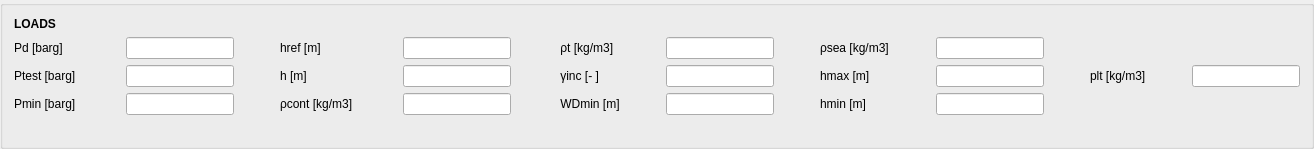
          <widget class="QGroupBox" name="loadsBox">
           <property name="title">
            <string/>
           </property>
           <property name="flat">
            <bool>true</bool>
           </property>
           <layout class="QGridLayout" name="gridLayout_5">
            <item row="0" column="0">
             <widget class="QLabel" name="label_5">
              <property name="font">
               <font>
                <weight>75</weight>
                <bold>true</bold>
               </font>
              </property>
              <property name="text">
               <string>LOADS</string>
              </property>
             </widget>
            </item>
            <item row="1" column="0">
             <layout class="QHBoxLayout" name="horizontalLayout_32">
              <item>
               <layout class="QVBoxLayout" name="verticalLayout_5">
                <item>
                 <layout class="QHBoxLayout" name="horizontalLayout_18">
                  <item>
                   <widget class="QLabel" name="Pd_label">
                    <property name="styleSheet">
                     <string notr="true">selection-background-color: rgb(32, 47, 255);</string>
                    </property>
                    <property name="text">
                     <string>Pd [barg]     </string>
                    </property>
                   </widget>
                  </item>
                  <item>
                   <spacer name="horizontalSpacer_27">
                    <property name="orientation">
                     <enum>Qt::Horizontal</enum>
                    </property>
                    <property name="sizeHint" stdset="0">
                     <size>
                      <width>40</width>
                      <height>20</height>
                     </size>
                    </property>
                   </spacer>
                  </item>
                  <item>
                   <widget class="QLineEdit" name="Pd_lineEdit"/>
                  </item>
                 </layout>
                </item>
                <item>
                 <layout class="QHBoxLayout" name="horizontalLayout_19">
                  <item>
                   <widget class="QLabel" name="Ptest_label">
                    <property name="styleSheet">
                     <string notr="true">selection-background-color: rgb(32, 47, 255);</string>
                    </property>
                    <property name="text">
                     <string>Ptest [barg]</string>
                    </property>
                   </widget>
                  </item>
                  <item>
                   <spacer name="horizontalSpacer_28">
                    <property name="orientation">
                     <enum>Qt::Horizontal</enum>
                    </property>
                    <property name="sizeHint" stdset="0">
                     <size>
                      <width>40</width>
                      <height>20</height>
                     </size>
                    </property>
                   </spacer>
                  </item>
                  <item>
                   <widget class="QLineEdit" name="Ptest_lineEdit"/>
                  </item>
                 </layout>
                </item>
                <item>
                 <layout class="QHBoxLayout" name="horizontalLayout_20">
                  <item>
                   <widget class="QLabel" name="Pmin_label">
                    <property name="styleSheet">
                     <string notr="true">selection-background-color: rgb(32, 47, 255);</string>
                    </property>
                    <property name="text">
                     <string>Pmin [barg]</string>
                    </property>
                   </widget>
                  </item>
                  <item>
                   <spacer name="horizontalSpacer_29">
                    <property name="orientation">
                     <enum>Qt::Horizontal</enum>
                    </property>
                    <property name="sizeHint" stdset="0">
                     <size>
                      <width>40</width>
                      <height>20</height>
                     </size>
                    </property>
                   </spacer>
                  </item>
                  <item>
                   <widget class="QLineEdit" name="Pmin_lineEdit"/>
                  </item>
                 </layout>
                </item>
               </layout>
              </item>
              <item>
               <spacer name="horizontalSpacer_20">
                <property name="orientation">
                 <enum>Qt::Horizontal</enum>
                </property>
                <property name="sizeHint" stdset="0">
                 <size>
                  <width>40</width>
                  <height>20</height>
                 </size>
                </property>
               </spacer>
              </item>
              <item>
               <layout class="QVBoxLayout" name="verticalLayout_6">
                <item>
                 <layout class="QHBoxLayout" name="horizontalLayout_21">
                  <item>
                   <widget class="QLabel" name="href_label">
                    <property name="styleSheet">
                     <string notr="true">selection-background-color: rgb(32, 47, 255);</string>
                    </property>
                    <property name="text">
                     <string>href [m]          </string>
                    </property>
                   </widget>
                  </item>
                  <item>
                   <spacer name="horizontalSpacer_30">
                    <property name="orientation">
                     <enum>Qt::Horizontal</enum>
                    </property>
                    <property name="sizeHint" stdset="0">
                     <size>
                      <width>40</width>
                      <height>20</height>
                     </size>
                    </property>
                   </spacer>
                  </item>
                  <item>
                   <widget class="QLineEdit" name="href_lineEdit"/>
                  </item>
                 </layout>
                </item>
                <item>
                 <layout class="QHBoxLayout" name="horizontalLayout_24">
                  <item>
                   <widget class="QLabel" name="h_label">
                    <property name="styleSheet">
                     <string notr="true">selection-background-color: rgb(32, 47, 255);</string>
                    </property>
                    <property name="text">
                     <string>h [m]               </string>
                    </property>
                   </widget>
                  </item>
                  <item>
                   <spacer name="horizontalSpacer_31">
                    <property name="orientation">
                     <enum>Qt::Horizontal</enum>
                    </property>
                    <property name="sizeHint" stdset="0">
                     <size>
                      <width>40</width>
                      <height>20</height>
                     </size>
                    </property>
                   </spacer>
                  </item>
                  <item>
                   <widget class="QLineEdit" name="h_lineEdit"/>
                  </item>
                 </layout>
                </item>
                <item>
                 <layout class="QHBoxLayout" name="horizontalLayout_23">
                  <item>
                   <widget class="QLabel" name="rho_cont_label">
                    <property name="styleSheet">
                     <string notr="true">selection-background-color: rgb(32, 47, 255);</string>
                    </property>
                    <property name="text">
                     <string>ρcont [kg/m3]</string>
                    </property>
                   </widget>
                  </item>
                  <item>
                   <spacer name="horizontalSpacer_32">
                    <property name="orientation">
                     <enum>Qt::Horizontal</enum>
                    </property>
                    <property name="sizeHint" stdset="0">
                     <size>
                      <width>40</width>
                      <height>20</height>
                     </size>
                    </property>
                   </spacer>
                  </item>
                  <item>
                   <widget class="QLineEdit" name="rho_cont_lineEdit"/>
                  </item>
                 </layout>
                </item>
               </layout>
              </item>
              <item>
               <spacer name="horizontalSpacer_21">
                <property name="orientation">
                 <enum>Qt::Horizontal</enum>
                </property>
                <property name="sizeHint" stdset="0">
                 <size>
                  <width>40</width>
                  <height>20</height>
                 </size>
                </property>
               </spacer>
              </item>
              <item>
               <layout class="QVBoxLayout" name="verticalLayout_7">
                <item>
                 <layout class="QHBoxLayout" name="horizontalLayout_26">
                  <item>
                   <widget class="QLabel" name="rho_t_label">
                    <property name="styleSheet">
                     <string notr="true">selection-background-color: rgb(32, 47, 255);</string>
                    </property>
                    <property name="text">
                     <string> ρt [kg/m3]</string>
                    </property>
                   </widget>
                  </item>
                  <item>
                   <spacer name="horizontalSpacer_33">
                    <property name="orientation">
                     <enum>Qt::Horizontal</enum>
                    </property>
                    <property name="sizeHint" stdset="0">
                     <size>
                      <width>40</width>
                      <height>20</height>
                     </size>
                    </property>
                   </spacer>
                  </item>
                  <item>
                   <widget class="QLineEdit" name="rho_t_lineEdit"/>
                  </item>
                 </layout>
                </item>
                <item>
                 <layout class="QHBoxLayout" name="horizontalLayout_27">
                  <item>
                   <widget class="QLabel" name="gamma_inc_label">
                    <property name="styleSheet">
                     <string notr="true">selection-background-color: rgb(32, 47, 255);</string>
                    </property>
                    <property name="text">
                     <string> γinc [- ]    </string>
                    </property>
                   </widget>
                  </item>
                  <item>
                   <spacer name="horizontalSpacer_34">
                    <property name="orientation">
                     <enum>Qt::Horizontal</enum>
                    </property>
                    <property name="sizeHint" stdset="0">
                     <size>
                      <width>40</width>
                      <height>20</height>
                     </size>
                    </property>
                   </spacer>
                  </item>
                  <item>
                   <widget class="QLineEdit" name="gamma_inc_lineEdit"/>
                  </item>
                 </layout>
                </item>
                <item>
                 <layout class="QHBoxLayout" name="horizontalLayout_28">
                  <item>
                   <widget class="QLabel" name="WD_min_label">
                    <property name="styleSheet">
                     <string notr="true">selection-background-color: rgb(32, 47, 255);</string>
                    </property>
                    <property name="text">
                     <string> WDmin [m]</string>
                    </property>
                   </widget>
                  </item>
                  <item>
                   <spacer name="horizontalSpacer_35">
                    <property name="orientation">
                     <enum>Qt::Horizontal</enum>
                    </property>
                    <property name="sizeHint" stdset="0">
                     <size>
                      <width>40</width>
                      <height>20</height>
                     </size>
                    </property>
                   </spacer>
                  </item>
                  <item>
                   <widget class="QLineEdit" name="WD_min_lineEdit"/>
                  </item>
                 </layout>
                </item>
               </layout>
              </item>
              <item>
               <spacer name="horizontalSpacer_22">
                <property name="orientation">
                 <enum>Qt::Horizontal</enum>
                </property>
                <property name="sizeHint" stdset="0">
                 <size>
                  <width>40</width>
                  <height>20</height>
                 </size>
                </property>
               </spacer>
              </item>
              <item>
               <layout class="QVBoxLayout" name="verticalLayout_8">
                <item>
                 <layout class="QHBoxLayout" name="horizontalLayout_22">
                  <item>
                   <widget class="QLabel" name="rho_sea_label">
                    <property name="styleSheet">
                     <string notr="true">selection-background-color: rgb(32, 47, 255);</string>
                    </property>
                    <property name="text">
                     <string>ρsea [kg/m3]</string>
                    </property>
                   </widget>
                  </item>
                  <item>
                   <spacer name="horizontalSpacer_36">
                    <property name="orientation">
                     <enum>Qt::Horizontal</enum>
                    </property>
                    <property name="sizeHint" stdset="0">
                     <size>
                      <width>40</width>
                      <height>20</height>
                     </size>
                    </property>
                   </spacer>
                  </item>
                  <item>
                   <widget class="QLineEdit" name="rho_sea_lineEdit"/>
                  </item>
                 </layout>
                </item>
                <item>
                 <layout class="QHBoxLayout" name="horizontalLayout_29">
                  <item>
                   <widget class="QLabel" name="hmax_label">
                    <property name="styleSheet">
                     <string notr="true">selection-background-color: rgb(32, 47, 255);</string>
                    </property>
                    <property name="text">
                     <string>hmax [m]      </string>
                    </property>
                   </widget>
                  </item>
                  <item>
                   <spacer name="horizontalSpacer_37">
                    <property name="orientation">
                     <enum>Qt::Horizontal</enum>
                    </property>
                    <property name="sizeHint" stdset="0">
                     <size>
                      <width>40</width>
                      <height>20</height>
                     </size>
                    </property>
                   </spacer>
                  </item>
                  <item>
                   <widget class="QLineEdit" name="hmax_lineEdit"/>
                  </item>
                 </layout>
                </item>
                <item>
                 <layout class="QHBoxLayout" name="horizontalLayout_30">
                  <item>
                   <widget class="QLabel" name="hmin_label">
                    <property name="styleSheet">
                     <string notr="true">selection-background-color: rgb(32, 47, 255);</string>
                    </property>
                    <property name="text">
                     <string>hmin [m]       </string>
                    </property>
                   </widget>
                  </item>
                  <item>
                   <spacer name="horizontalSpacer_38">
                    <property name="orientation">
                     <enum>Qt::Horizontal</enum>
                    </property>
                    <property name="sizeHint" stdset="0">
                     <size>
                      <width>40</width>
                      <height>20</height>
                     </size>
                    </property>
                   </spacer>
                  </item>
                  <item>
                   <widget class="QLineEdit" name="hmin_lineEdit"/>
                  </item>
                 </layout>
                </item>
               </layout>
              </item>
              <item>
               <layout class="QHBoxLayout" name="horizontalLayout_31">
                <item>
                 <spacer name="horizontalSpacer_23">
                  <property name="orientation">
                   <enum>Qt::Horizontal</enum>
                  </property>
                  <property name="sizeHint" stdset="0">
                   <size>
                    <width>40</width>
                    <height>20</height>
                   </size>
                  </property>
                 </spacer>
                </item>
                <item>
                 <widget class="QLabel" name="plt_label">
                  <property name="styleSheet">
                   <string notr="true">selection-background-color: rgb(32, 47, 255);</string>
                  </property>
                  <property name="text">
                   <string>plt [kg/m3]</string>
                  </property>
                 </widget>
                </item>
                <item>
                 <spacer name="horizontalSpacer_39">
                  <property name="orientation">
                   <enum>Qt::Horizontal</enum>
                  </property>
                  <property name="sizeHint" stdset="0">
                   <size>
                    <width>40</width>
                    <height>20</height>
                   </size>
                  </property>
                 </spacer>
                </item>
                <item>
                 <widget class="QLineEdit" name="plt_lineEdit"/>
                </item>
               </layout>
              </item>
             </layout>
            </item>
            <item row="2" column="0">
             <spacer name="horizontalSpacer_5">
              <property name="orientation">
               <enum>Qt::Horizontal</enum>
              </property>
              <property name="sizeHint" stdset="0">
               <size>
                <width>718</width>
                <height>20</height>
               </size>
              </property>
             </spacer>
            </item>
           </layout>
          </widget>
